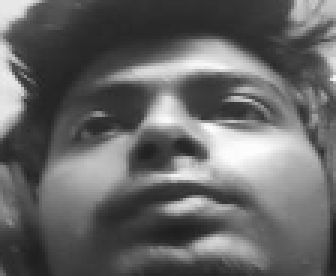
#> input picture Face recognition/database/FD/Farid Kratos.png, 112 x 92 px (shown 3 times larger)
$ python test2.py
#> lines starting #> are read from the running program, lines starting #| are printed output that depends on the picture
import cv2
import numpy as np
import os

# Constants
size = 4
haar_file = 'haarcascade_frontalface_default.xml'
datasets = 'database'
width, height = 130, 100

try:
    # Create lists of images and corresponding labels
    (images, labels, names, id) = ([], [], {}, 0)
    for (subdirs, dirs, files) in os.walk(datasets):
        for subdir in dirs:
            names[id] = subdir
            subject_path = os.path.join(datasets, subdir)
            for filename in os.listdir(subject_path):
                path = os.path.join(subject_path, filename)
                label = id
                images.append(cv2.imread(path, 0))
                labels.append(int(label))
            id += 1

    # Convert lists to numpy arrays
    (images, labels) = [np.array(lis) for lis in [images, labels]]

    # Initialize EigenFaceRecognizer model
    model = cv2.face.EigenFaceRecognizer_create()

    # Train the model
    model.train(images, labels)

    # Initialize face cascade classifier
    face_cascade = cv2.CascadeClassifier(haar_file)

    # Initialize webcam
    webcam = cv2.VideoCapture(0)

    # Main loop for face recognition
    while True:
        (ret, im) = webcam.read()
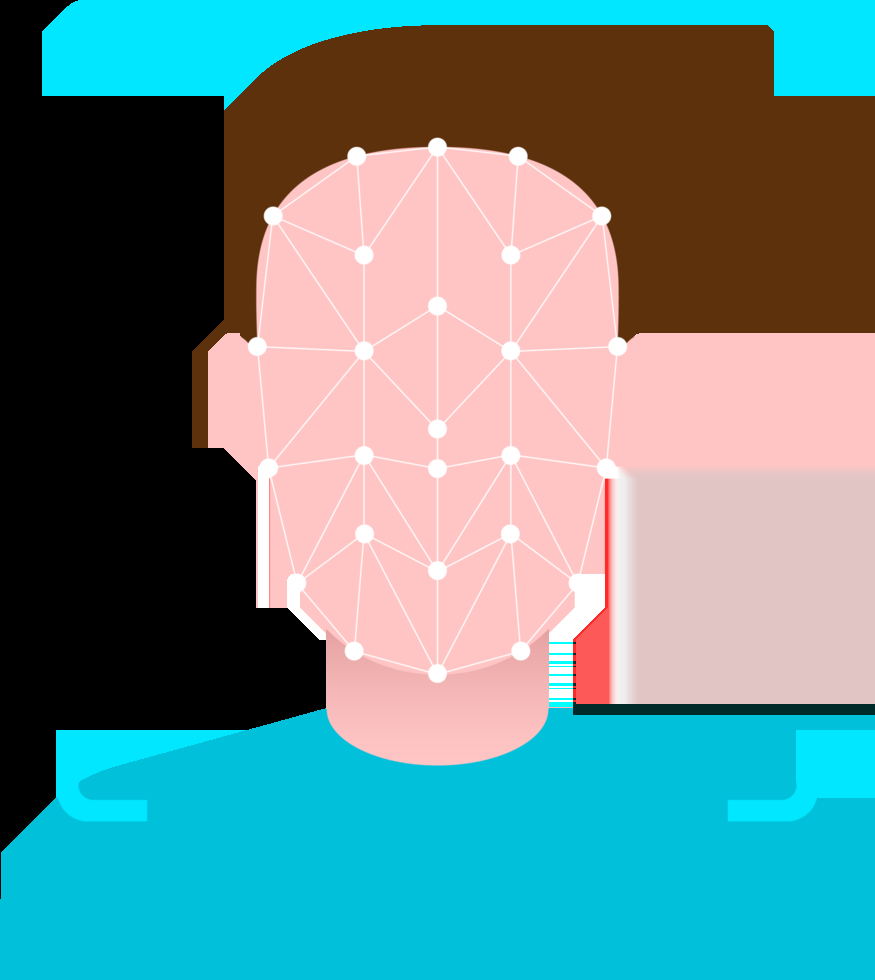
#> input picture Face recognition/facerecog.webp, 875 x 980 px, given in place of the camera
#> im is the input picture: shape (980, 875, 3); mean B, G, R 140.3, 138, 101.4
        gray = cv2.cvtColor(im, cv2.COLOR_BGR2GRAY)
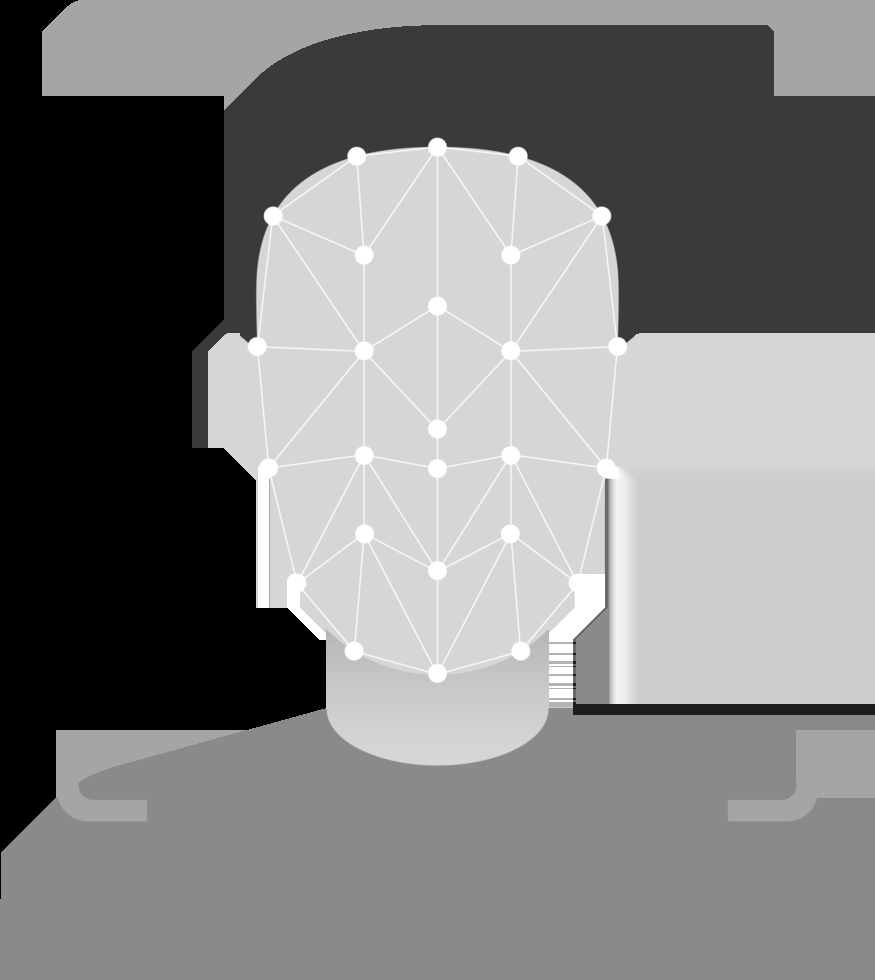
#> gray: shape (980, 875); min 0, max 255, mean 127.2
        faces = face_cascade.detectMultiScale(gray, scaleFactor=1.3, minNeighbors=5)

        for (x, y, w, h) in faces:
            face = gray[y:y + h, x:x + w]
            face_resize = cv2.resize(face, (width, height))
            # Try to recognize the face
            prediction = model.predict(face_resize.flatten())
            cv2.rectangle(im, (x, y), (x + w, y + h), (255, 0, 0), 2)

            # Calculate confidence level as percentage
            confidence = 100 - prediction[1]

            if confidence > 50:  # Only consider high-confidence predictions
                cv2.putText(im, '%s - %.2f%%' % (names[prediction[0]], confidence), (x - 10, y - 10),
                            cv2.FONT_HERSHEY_PLAIN, 1, (0, 255, 0))
            else:
                cv2.putText(im, 'Not Recognized', (x - 10, y - 10), cv2.FONT_HERSHEY_PLAIN, 1, (0, 255, 0))

        cv2.imshow('OpenCV', im)
        if cv2.waitKey(1) & 0xFF == ord('q'):
#> (key q is pressed here)
            break

    # Release webcam and close windows
    webcam.release()
    cv2.destroyAllWindows()

except Exception as e:
    print("An error occurred:", e)
